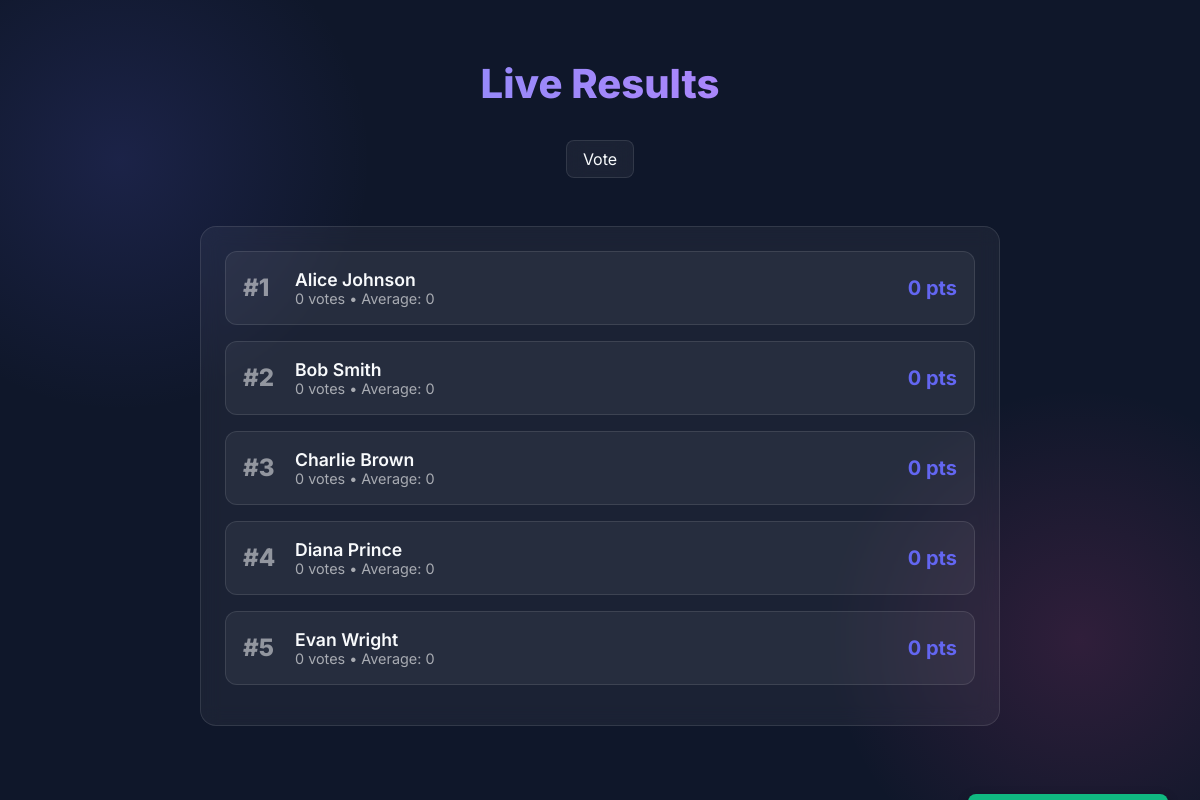
The app's page /results with its own data.
### models.py (models this page shows)
class Candidate(db.Model):
    id = db.Column(db.Integer, primary_key=True)
    name = db.Column(db.String(100), nullable=False)
    votes = db.relationship('Vote', backref='candidate', lazy=True)

### app.py (the view)
@app.route('/results')
def results():
    candidates = Candidate.query.all()
    results_data = []
    for cand in candidates:
        votes = Vote.query.filter_by(candidate_id=cand.id).all()
        total = sum(v.score for v in votes)
        count = len(votes)
        average = round(total / count, 1) if count > 0 else 0
        results_data.append({
            'name': cand.name,
            'total': total,
            'count': count,
            'average': average
        })
    results_data.sort(key=lambda x: x['total'], reverse=True)
    return render_template('results.html', results=results_data)

### app.py (called while the page is built)
@app.before_request
def ensure_identity():
    if 'user_hash' not in request.cookies:
        pass

### templates/results.html
{% extends 'base.html' %}
{% block header %}Live Results{% endblock %}
{% block content %}
<div class="card">
    <table class="results-table">
        <tbody>
            {% for row in results %}
            <tr class="results-row">
                <td class="rank">#{{ loop.index }}</td>
                <td class="results-info">
                    <div class="results-name">{{ row.name }}</div>
                    <div class="results-stats">{{ row.count }} votes • Average: {{ row.average }}</div>
                </td>
                <td class="results-score">{{ row.total }} pts</td>
            </tr>
            {% endfor %}
        </tbody>
    </table>
</div>
{% endblock %}

### templates/base.html (shortened to what this page needs)
<!DOCTYPE html>
<html lang="en">
<head>
    <link rel="stylesheet" href="{{ url_for('static', filename='style.css') }}">
</head>
<body>
    <div class="container">
        <h1>{% block header %}Voting App{% endblock %}</h1>
        <div class="nav">
            <a href="/" class="{{ 'active' if request.path == '/' else '' }}">Vote</a>
        </div>
        {% block content %}{% endblock %}
    </div>
    <div id="toast" class="toast">Action Successful</div>
</body>
</html>

### static/style.css (style rules this page uses)
:root { --bg-color: #0f172a; --card-bg: rgba(255, 255, 255, 0.05); --text-color: #f8fafc; --accent-color: #6366f1; --accent-hover: #4f46e5; --border-color: rgba(255, 255, 255, 0.1); --font-family: 'Inter', system-ui, -apple-system, sans-serif; }
body { background-color: var(--bg-color); color: var(--text-color); font-family: var(--font-family); margin: 0; min-height: 100vh; display: flex; flex-direction: column; align-items: center; background-image: radial-gradient(circle at 10% 20%, rgba(99, 102, 241, 0.15) 0%, transparent 20%), radial-gradient(circle at 90% 80%, rgba(236, 72, 153, 0.15) 0%, transparent 20%); }
.container { width: 90%; max-width: 800px; padding: 2rem 0; }
h1 { font-size: 2.5rem; font-weight: 800; text-align: center; margin-bottom: 2rem; background: linear-gradient(to right, #818cf8, #c084fc); -webkit-background-clip: text; -webkit-text-fill-color: transparent; }
.nav { display: flex; justify-content: center; gap: 1.5rem; margin-bottom: 3rem; }
.nav a { color: var(--text-color); text-decoration: none; padding: 0.5rem 1rem; border-radius: 8px; background: var(--card-bg); border: 1px solid var(--border-color); transition: all 0.2s ease; backdrop-filter: blur(10px); }
.card { background: var(--card-bg); border: 1px solid var(--border-color); border-radius: 16px; padding: 1.5rem; backdrop-filter: blur(10px); transition: transform 0.2s ease, border-color 0.2s ease; }
.results-table { width: 100%; border-collapse: collapse; }
.results-row { display: flex; align-items: center; background: var(--card-bg); margin-bottom: 1rem; padding: 1rem; border-radius: 12px; border: 1px solid var(--border-color); }
.rank { font-size: 1.5rem; font-weight: 800; width: 50px; color: rgba(255, 255, 255, 0.5); }
.results-info { flex-grow: 1; }
.results-name { font-size: 1.1rem; font-weight: 600; }
.results-stats { font-size: 0.9rem; color: rgba(255, 255, 255, 0.6); }
.results-score { font-size: 1.25rem; font-weight: 700; color: var(--accent-color); min-width: 60px; text-align: right; }
.toast { position: fixed; bottom: 2rem; right: 2rem; background: #10b981; color: white; padding: 1rem 2rem; border-radius: 8px; box-shadow: 0 4px 12px rgba(0,0,0,0.3); transform: translateY(150%); transition: transform 0.3s cubic-bezier(0.175, 0.885, 0.32, 1.275); }

### records on screen
Candidate: name "Alice Johnson", count "0", average "0", total "0"
Candidate: name "Bob Smith", count "0", average "0", total "0"
Candidate: name "Charlie Brown", count "0", average "0", total "0"
Candidate: name "Diana Prince", count "0", average "0", total "0"
Candidate: name "Evan Wright", count "0", average "0", total "0"
